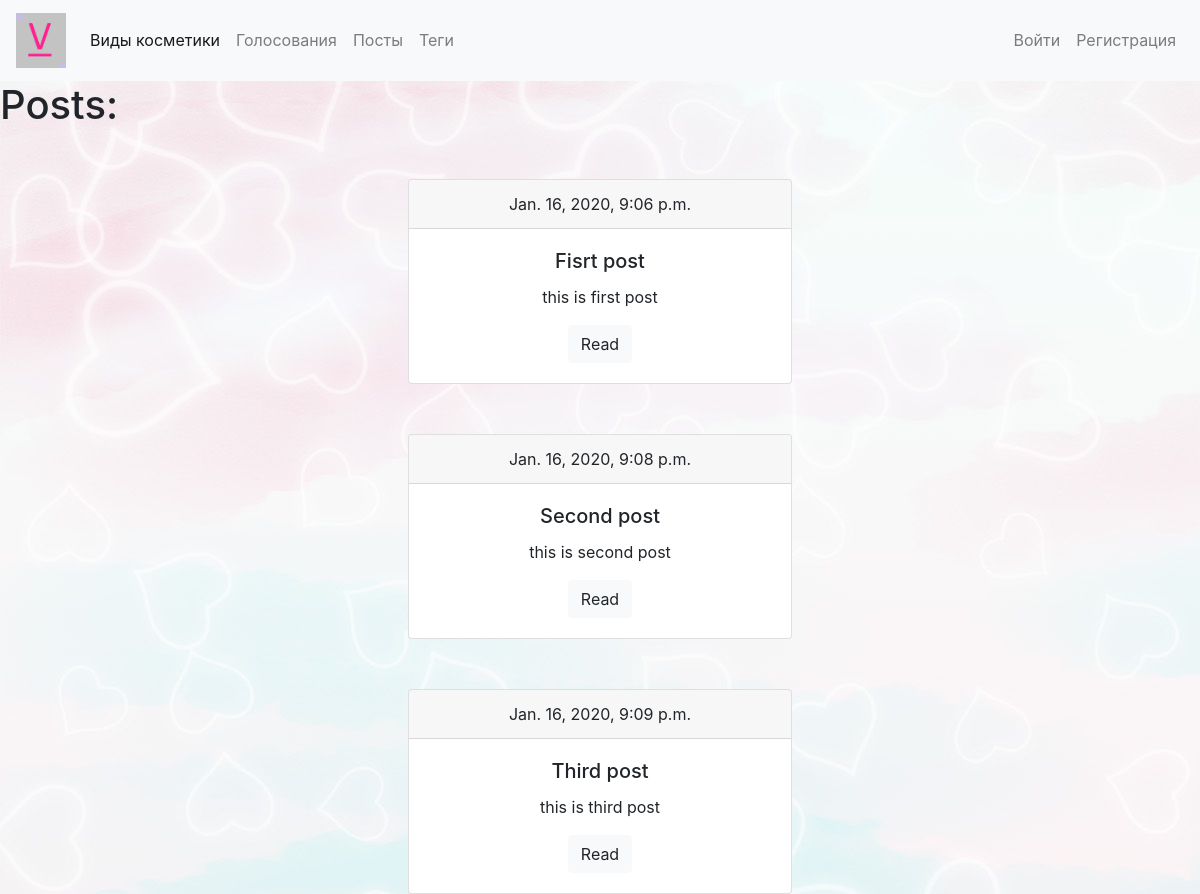
/posts/, run on the app's committed database.
### postapp/models.py (models this page shows, shortened)
class Post(models.Model):
    title = models.CharField(max_length=150, db_index=True)
    slug = models.SlugField(max_length=150,unique=True)
    body = models.TextField(blank=True, db_index=True)
    date_pub = models.DateTimeField(auto_now_add=True)
    tags = models.ManyToManyField('Tag', blank=True, related_name='posts')
    def get_absolute_url(self):
        return reverse('postapp:post_detail', kwargs={'slug': self.slug})

### postapp/views.py (the view)
# urls.py: path('', views.posts_list, name='posts_list'),
def posts_list(request):
    posts = Post.objects.all()
    return render(request,'postapp/index.html',context={'posts':posts})

### postapp/templates/postapp/index.html
{% extends 'base.html' %}
{% block content %}
<h1 class="mb-5">Posts:</h1>
{% for post in posts %}
    <div class="card" style="width: 24rem; text-align: center; margin-left: auto; margin-right: auto; margin-top: 50px;">
        <div class="card-header">
            {{ post.date_pub }}
        </div>
        <div class="card-body">
            <h5 class="card-title">{{ post.title }}</h5>
            <p class="card-text">{{post.body|truncatewords:15}}</p>
            <a href="{{ post.get_absolute_url }}" class="btn btn-light">Read</a>
        </div>
    </div>
{% endfor %}
{% endblock %}

### data on the page
Post: date_pub "Jan. 16, 2020, 9:06 p.m.", title "Fisrt post", body "this is first post"
Post: date_pub "Jan. 16, 2020, 9:08 p.m.", title "Second post", body "this is second post"
Post: date_pub "Jan. 16, 2020, 9:09 p.m.", title "Third post", body "this is third post"
